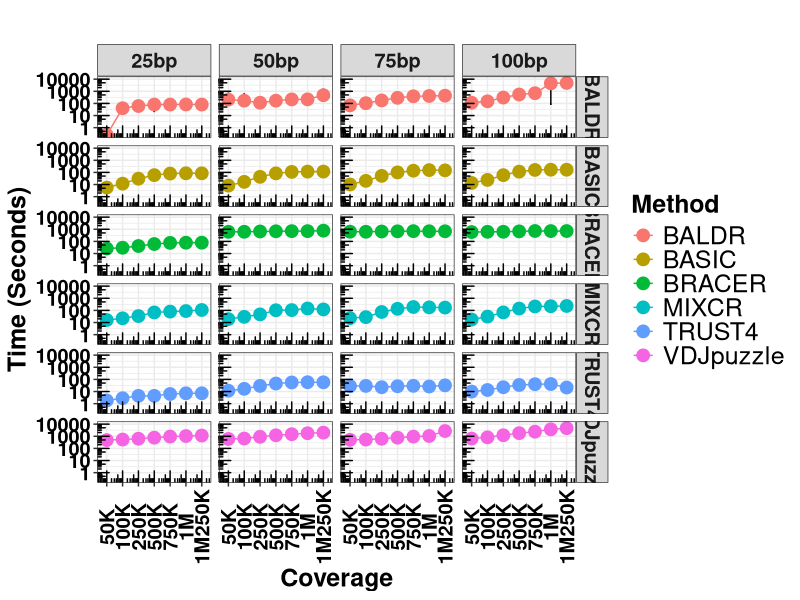

The R script that drew this image:
library(ggplot2)
library(tidyr)
library(plyr)
library(ggplot2)
library(scales)

#input file is within this folder
time_exec <- read.table("Time_Execution_Methods_TT_plus_Linda.txt",header=T)
head(time_exec)
#names(time_exec)[8] <- "cov1mln.250k"
long_df <- time_exec
#long_df <- time_exec %>%  gather(coverage, time, cov50k:cov1mln.250k)
#long_df <- time_exec %>%  gather(coverage, time, Method)

head(long_df)
long_df$Time <- as.numeric(long_df$Time)
long_df$Coverage <- factor(long_df$Coverage, levels=c("50K", "100K", "250K", "500K", "750K", "1M", "1M250K"))
long_df$Read_Length <- factor(long_df$Read_Length, levels=c("25bp", "50bp", "75bp", "100bp"))
#now lets plot using the standatd deviation

#1) first create a function for this

data_summary <- function(data, varname, groupnames){
  require(plyr)
  summary_func <- function(x, col){
    c(mean = mean(x[[col]], na.rm=TRUE),
      sd = sd(x[[col]], na.rm=TRUE))
  }
  data_sum<-ddply(data, groupnames, .fun=summary_func,
                  varname)
  data_sum <- rename(data_sum, c("mean" = varname))
  return(data_sum)
}

#2) compute the standard deviation
long_df <- as.data.frame(long_df)
df2 <- data_summary(long_df, varname="Time", 
                    groupnames=c("Coverage", "Method","Read_Length"))
#quality check
head(df2)

#3) plot the standard deviation and the median of each method 
p <- ggplot(df2,aes(Coverage,Time,colour=Method,group=Read_Length))
pd<-position_dodge(.9)

p +   geom_errorbar(aes(ymin=Time-sd,ymax=Time+sd),width=.1,position=pd,colour="black") +
  geom_point(position=pd,size=4) + geom_line(position=pd) + 
  theme_bw() +  
  facet_grid(Method~Read_Length)+theme(axis.text.x=element_text(angle = 90, vjust = 0.5)) +
  scale_y_continuous(trans = log2_trans(),breaks = trans_breaks("log2", function(x) 2^x),labels = trans_format("log2", math_format(2^.x)))+
  scale_y_log10()+
  annotation_logticks()+
  ggtitle("")+ theme(plot.title = element_text(hjust = 0.5))+theme(text=element_text(size=15))+ xlab("Coverage") + ylab("Time (Seconds)")+
  theme(text=element_text(size=15))+theme(axis.text.x = element_text(face="bold", color="#000001")) + theme(axis.text.y = element_text(face="bold", color="#000001"))+theme(text = element_text(size = 18, face="bold"))+theme(axis.title.y = element_text(size = 18))+theme(legend.text = element_text(size = 18,face="plain"))+theme(legend.title = element_text(size = 18))  


#p+axis.title=element_text(size=18,face="bold")+theme(plot.title = element_text(hjust = 0.5))+theme(axis.text=element_text(size=14),axis.title=element_text(size=14,face="bold"))+ggtitle("")+ xlab("") + ylab("Time (Seconds)") +





